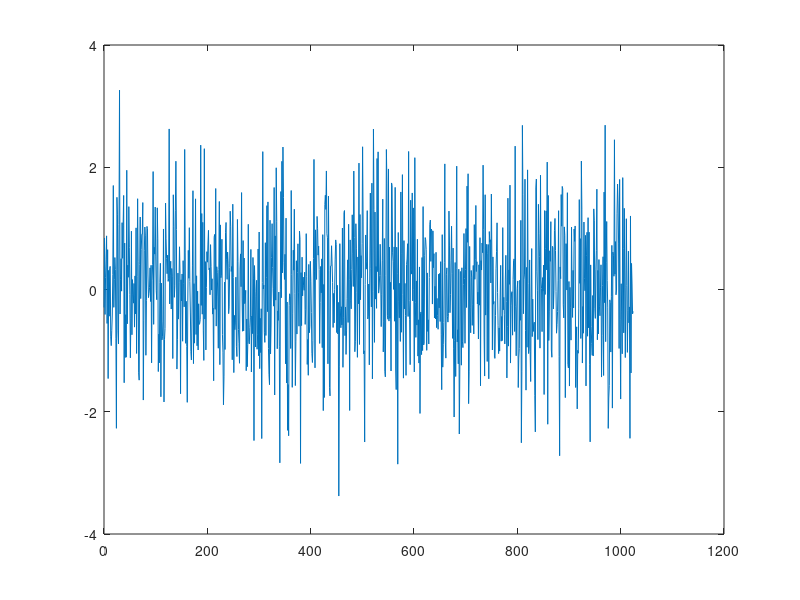

MATLAB code to generate this figure: (Note: this script raises an error after producing the figure.)
%TSDT14 JENS OCH DAVID task1
%% Jens Path
cd ~/Programmering/TSDT14/
%% 1st order lowpassfilter

x=randn(2^10,1).';  
%gaussian noise, if it has constant power it is white. The ACF rx[t1,t2]
%for any t1 != t2, should be zero. rx(t1,t2)  = E[X(t1)X(t2)], these are
%independent with mean zero. For t1 = t2, we get the variance, i.e. 1.
%the power of the noise is thus 1. 

Rx = 1;


%frekvens- och tidsvektor
f = linspace(0,2^10,2^10);
t = linspace(0,2^10,2^10);
dt = 1;
figure(2);
plot(t,x)
%PSD of white gaussian noise is a constant. We use 1 as an example, since
%it leads to simple scalings with different Rx.

%%

%cutoff frequency fc
fc = 10;

%Basic lowpassfilter (1/(1+j*f/fc))
H1 = 1./(1+1i*f/fc);

%Theoretical functions. 
Ryt1 = Rx./(1+(f/fc).^2);
ryt1 = Rx*pi*fc*exp(-2*pi*fc*abs(t));

%Estimated functions, should not use ifft, but a method instead, these are
%simply placeholders.
Ry1 = abs(H1).^2 * Rx;
%ry1 = ifft(Ry1,'symmetric')/dt; %symmetric, due to real signal?
X =fft(x); %X(f);
Y = X.*H1;
y = ifft(Y,'symmetric');
plot(f,y);
%%
ry1 = EstimateACF(y,t,'Blett');
ry1(1);



figure(1)
subplot(231);
plot(f,Ryt1); xlim([0,10]);
title('Theoretical PSD');
subplot(232);
stem(t,ryt1); xlim([-0.2,20.2]);
title('Theoretical ACF');
subplot(233);
plot(t,ryt1);
title('Theoretical ACF');

subplot(234);
plot(f,Ry1);
title('Estimated PSD');
subplot(235);
stem(t,ry1); xlim([-0.2,20.2]);
title('Estimated ACF');
subplot(236);
plot(t,ry1);
title('Estimated ACF');

%%
%Tio ordningens Butter H

%frekvens- och tidsvektor
f = 0:0.01:99.99;
t = 0:0.01:99.99;
dt = 0.01;
%PSD av vitt Gaussian brus
Rx = 10;
fc = 10;

Wc = 2*pi*fc;
[b,a] = butter(10,2*Wc,'s');

Ry2 = (polyval(b,f)./polyval(a,f))* Rx;
ry2 = ifft(Ry2,'symmetric')/dt;

%Creating the rect
x = linspace(0,99.99,10000);
rect = zeros(size(x));
rect(abs(x)<fc) = 1;


Ryt2 = Rx.*rect;
ryt2 = 2*fc*sinc(2*fc*t)*Rx;

figure(2)
subplot(221);
plot(f,Ryt2);
title('Theoretical PSD');
subplot(222);
plot(t,ryt2); xlim([0,0.5]);
title('Theoretical ACF');

subplot(223);
plot(f,Ry2);
title('Estimated PSD');
subplot(224);
plot(t,ry2); xlim([0,0.5]);
title('Estimated ACF');
